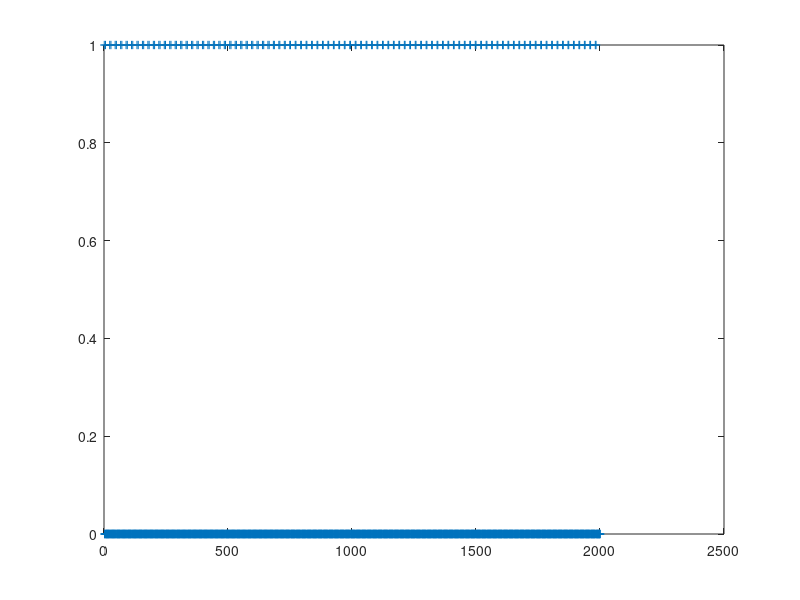

This chart was generated by the following MATLAB code:
function [] = aufgabe2()
clc
clear all
close all

%Initialisierung der Variablen
tau       = 0.01;
deltaT    = 0.0001;
thetaREST = 10;
thetaABS = 1000;
rho             = deltaT / tau;
AnzGesSchritte  = 10000;
GesZeit         = AnzGesSchritte*deltaT;
count           = 0;
RefZeitSchritte = 20;
anzahl_neuronen = 1;
input_range = [8:1:20];

%Variablen, die geaendert werden muessen
input = zeros(anzahl_neuronen, size(input_range,2));
output = zeros(anzahl_neuronen, size(input_range,2));
letzter_spike = 0;

u = zeros(anzahl_neuronen,AnzGesSchritte); % Init Membranpotential
y = zeros(anzahl_neuronen,AnzGesSchritte); % Init Axonales Potential
theta = thetaREST * ones(anzahl_neuronen,AnzGesSchritte); % Init Schwellenpotential

for k = 1:size(input_range,2)
    for j = 1:anzahl_neuronen
        input(j,k) = 12*rand+8;
        u(j,k) = 10*rand;
    end
end


for j = 1:anzahl_neuronen
    for x = input(j,:) 

        for t = 2:AnzGesSchritte
            u(j,t) = (1.0-rho)*u(j,t-1) + rho*(x + (4*randn-2));
            if  u(j,t) >= theta(j,t)
                y(j,t) = 1;
                [theta, letzter_spike]   = set_theta(theta,t+1,RefZeitSchritte, ...
                                   thetaREST, thetaABS, j, letzter_spike);
            end
        end 

        count = count + 1;
        output(j,count) = sum(y(j,:))/GesZeit;
    
    end
    
end
for i = 8000:length(y)
    graph(i-7999) = y(i);
end
 
    figure(1);
    plot(graph,'+');



end


function [theta, letzter_spike]  = set_theta(theta, zeit, RefZeitSchritte,  ...
                            thetaREST, thetaABS, neuron, letzter_spike)
z = zeit;
v = thetaREST;
%RefZeitSchritte = 20, also ist 20 Schritte lang theta = thetaABS

    while  z < zeit + RefZeitSchritte && z <= size(theta,2)
        theta(neuron,z) = thetaABS;
        z = z + 1;
    end
    
    while  v >= thetaREST && z <= size(theta,2)
        letzter_spike = zeit - letzter_spike;
        z    = z + 1;
        if(letzter_spike ~= 10)
            v    = 100 / (letzter_spike-10);
        end
        if(v < 0)
            v    = 0;
        end
        
        theta(neuron,z) =  v;
    end
    
    letzter_spike = zeit;
end
